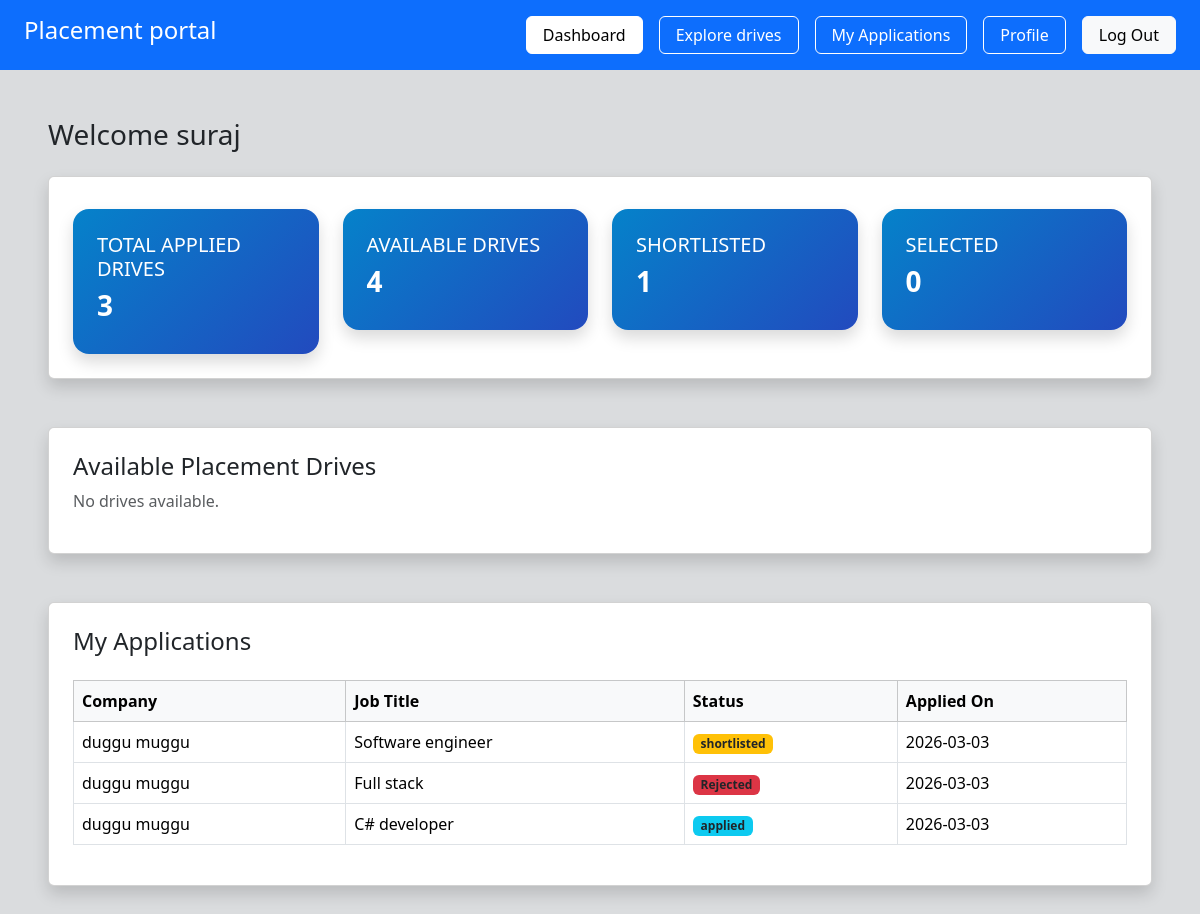
The page /student/dashboard (signed in) on the database as committed earlier.
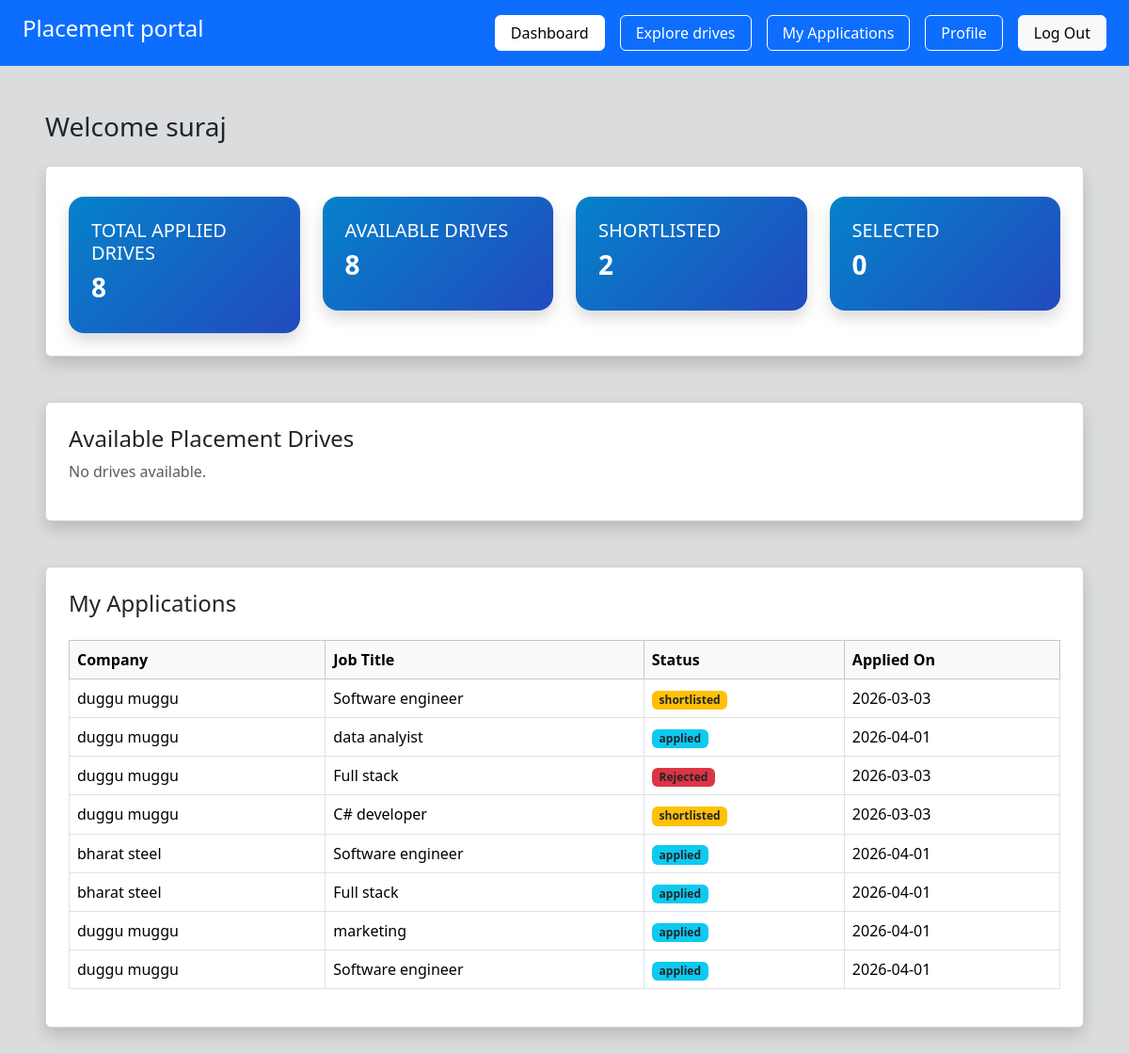
The same page on the database as committed later.
### app/models.py (models this page shows, shortened)
class Student(db.Model):
     __tablename__ = "students"
     id = db.Column(db.Integer, primary_key=True )
     user_id = db.Column(db.Integer, db.ForeignKey("users.id"), nullable=False)
     name = db.Column(db.String(100), nullable=False)
     roll_no = db.Column(db.String(50), unique=True, nullable=False)
     branch= db.Column(db.String(50))
     cgpa=db.Column(db.Float)
     phone = db.Column(db.String(15))
     resume = db.Column(db.String(200))
     is_blacklisted = db.Column(db.Boolean, default=False)
     user = db.relationship("User", backref=db.backref("student", uselist=False), uselist=False )

class Application(db.Model):
     __tablename__ = "applications"
     id = db.Column(db.Integer, primary_key=True)
     student_id = db.Column(db.Integer, db.ForeignKey("students.id"), nullable=False)
     drive_id =db.Column(db.Integer, db.ForeignKey("placement_drives.id"), nullable=False)
     applied_on =db.Column(db.DateTime, default=datetime.utcnow)
     status = db.Column(db.String(20), default="applied")
     student = db.relationship("Student", backref="applications")
     drive= db.relationship("PlacementDrive", backref="applications")
     __table_args__ = (
          db.UniqueConstraint("student_id","drive_id", name="unique_application"),
     )

class Company(db.Model):
     __tablename__ = "companies"
     id = db.Column(db.Integer, primary_key=True)
     user_id = db.Column(db.Integer, db.ForeignKey("users.id"), nullable=False)
     company_name = db.Column(db.String(150), nullable=False)
     hr_name = db.Column(db.String(100))
     website = db.Column(db.String(150))
     approval_status = db.Column(db.String(20), default="pending")
     is_blacklisted = db.Column(db.Boolean, default=False)
     user = db.relationship("User", backref=db.backref("company", uselist=False),uselist=False)

class PlacementDrive(db.Model):
     __tablename__ = "placement_drives"
     id = db.Column(db.Integer, primary_key=True)
     company_id = db.Column(db.Integer, db.ForeignKey("companies.id"), nullable=False)
     job_title = db.Column(db.String(150), nullable=False )
     description = db.Column(db.Text)
     eligibility= db.Column(db.String(200))
     deadline = db.Column(db.Date)
     status = db.Column(db.String(20) , default = 'pending')
     created_at  = db.Column(db.DateTime, default=datetime.utcnow)
     company= db.relationship('Company', backref='drives')

### app/student/routes.py (the view)
@student.route('/student/dashboard')
@login_required
def s_student():
    if current_user.role != "student":
        return "Unauthorized", 403
    stu = Student.query.filter_by(user_id=current_user.id).first()
    if not stu:
        return "Student profile not found", 404
    available_drives = PlacementDrive.query.filter_by(status="open").all()
    applications = Application.query.filter_by(student_id=stu.id).all()
    total_applied = len(applications)
    total_shortlist_dives = Application.query.filter_by(status="shortlisted",student_id=stu.id).count()
    total_selected_dives = Application.query.filter_by(status="selected",student_id=stu.id).count()
    return render_template(
        'student/s_dashboard.html',
        stu=stu,
        available_drives=available_drives,
        applications=applications,
        total_applied=total_applied,
        total_shortlist_dives=total_shortlist_dives,
        total_selected_dives=total_selected_dives
    )

### app/__init__.py (called while the page is built)
@login_manager.user_loader
def load_user(user_id):
    from app.models import User
    return User.query.get(int(user_id))

### app/templates/student/s_dashboard.html
{% extends 'base.html' %}
{% block content %}
<div class="p-5 bg-secondary bg-opacity-25 min-vh-100">
    <h3 class="mb-4">Welcome {{ stu.name }}</h3>
     {% include 'student/stats.html'   %}
     {% include 'student/avail_drive.html'   %}
     {% include 'student/applied_drive.html'   %}
</div>
{% endblock %}

### app/templates/base.html (shortened to what this page needs)
<!DOCTYPE html>
<html>
<head>
    <link rel="stylesheet" href="{{ url_for('static', filename='style.css') }}">
<link href="https://cdn.jsdelivr.net/npm/bootstrap@5.3.2/dist/css/bootstrap.min.css" rel="stylesheet">
</head>
<body>
    {% include 'components/navbar.html'  %}
    {% block content %}{% endblock %}
</body>
</html>

### app/templates/components/navbar.html (shortened to what this page needs)
{% block navbar %}
<nav class="bg-primary py-3 px-4 d-flex justify-content-between">
     <h2 class="fs-4 text-white">Placement portal</h2>
     {% if current_user.is_authenticated %}
     <div class="d-flex ">
          {% if current_user.role=='student' %}
               <a href="{{ url_for('student.s_student') }}"
                  class="nav-btn btn-outline-light px-3 me-3 {% if request.path == '/student/dashboard' %}active{% endif %}  ">
                  Dashboard
               </a>
               <a href="{{ url_for('student.explore') }}"
                  class="nav-btn btn-outline-light px-3 me-3 {% if request.path == '/student/explore' %}active{% endif %}  ">
                  Explore drives
               </a>
               <a href="{{ url_for('student.application') }}"
                  class="nav-btn btn-outline-light px-3 me-3 {% if request.path == '/student/application' %}active{% endif %}">
                  My Applications
               </a>
               <a href="{{ url_for('student.stu_profile', id=current_user.student.id) }}"
                  class="nav-btn btn-outline-light px-3 me-3 {% if request.endpoint == 'student.stu_profile' %}active{% endif %}  ">
                  Profile
               </a>
          {% endif %}
          <a href="{{ url_for('auth.logout') }}" class="btn btn-light px-3" >Log Out</a>
     </div>
     {% else %}
     <div>
          <a href="{{ url_for('auth.login') }}" class="btn btn-light px-3">Login</a>
          <a href="{{ url_for('auth.register_student') }}" class="btn btn-secondary px-3">Register</a>
     </div>
     {% endif %}
</nav>
{% endblock %}

### app/templates/student/stats.html
<div class="card shadow p-4 mt-3">
    <div class="row g-4 pt-2">
        <div class="col ">
            <div  class="card p-4 text-white shadow rounded-4 border-0" style="background: linear-gradient(135deg,#0582ca,#224abe);">
                <h5 class="text-uppercase">Total Applied Drives</h5>
                <h3 class="fw-bold">{{ total_applied }}</h3>
            </div>
        </div>
        <div class="col ">
            <div  class="card  p-4 text-white shadow rounded-4 border-0" style="background: linear-gradient(135deg,#0582ca,#224abe);">
                <h5 class="text-uppercase">Available Drives</h5>
                <h3 class="fw-bold">{{ available_drives|length }}</h3>
            </div>
        </div>
        <div class="col ">
            <div  class="card  p-4 text-white shadow rounded-4 border-0" style="background: linear-gradient(135deg,#0582ca,#224abe);">
                <h5 class="text-uppercase">Shortlisted</h5>
                <h3 class="fw-bold">{{ total_shortlist_dives }}</h3>
            </div>
        </div>
        <div class="col "  >
            <div  class="card  p-4 text-white shadow rounded-4 border-0" style="background: linear-gradient(135deg,#0582ca,#224abe);">
                <h5 class="text-uppercase">Selected</h5>
                <h3 class="fw-bold">{{ total_selected_dives }}</h3>
            </div>
        </div>
    </div>
</div>

### app/templates/student/avail_drive.html
<div class="card shadow p-4 mt-5">
    <h4 class="">Available Placement Drives</h4>
    {% if drives %}
    <table class="table table-bordered table-hover mt-3">
        <thead class="table-light">
            <tr>
                <th>Company</th>
                <th>Job Title</th>
                <th>Deadline</th>
                <th>Action</th>
            </tr>
        </thead>
        <tbody>
            {% for drive in drives %}
            <tr>
                <td>{{ drive.company.company_name }}</td>
                <td>{{ drive.job_title }}</td>
                <td>{{ drive.deadline.strftime('%Y-%m-%d') }}</td>
                <td>
                    <a href="/student/apply/{{ drive.id }}"
                       class="btn btn-success btn-sm">
                       Apply
                    </a>
                </td>
            </tr>
            {% endfor %}
        </tbody>
    </table>
    {% else %}
        <p class="text-muted">No drives available.</p>
    {% endif %}
</div>

### app/templates/student/applied_drive.html
<div class="card shadow p-4 mt-5">
<h4 class="">My Applications</h4>
    {% if applications %}
    <table class="table table-bordered mt-3">
        <thead class="table-light">
            <tr>
                <th>Company</th>
                <th>Job Title</th>
                <th>Status</th>
                <th>Applied On</th>
            </tr>
        </thead>
        <tbody>
            {% for app in applications %}
            <tr>
                <td>{{ app.drive.company.company_name }}</td>
                <td>{{ app.drive.job_title }}</td>
                <td>
                {% if app.status == "selected" %}
                    <span class="badge bg-success text-dark">Selected</span>
                {% elif app.status == "rejected" %}
                    <span class="badge bg-danger text-dark">Rejected</span>
                {% elif app.status == "shortlisted" %}
                    <span class="badge bg-warning text-dark">shortlisted</span>
                {% else %}
                    <span class="badge bg-info text-dark">{{ app.status }}</span>
                {% endif %}
                </td>
                <td>{{ app.applied_on.strftime('%Y-%m-%d') }}</td>
            </tr>
            {% endfor %}
        </tbody>
    </table>
    {% else %}
        <p class="text-muted">You haven't applied to any drives yet.</p>
    {% endif %}
    </div>

### app/static/style.css (style rules this page uses)
.active { color: black; background-color: blue; }
.nav-btn { color: white; border: 1px solid white; border-radius: 6px; text-decoration: none; flex: content; justify-content: center; align-content: center; }
.nav-btn.active { color: black; background-color: white; border-radius: 6px; text-decoration: none; flex: content; justify-content: center; align-content: center; }

Rows that differ between the two databases and show on the page:
added Application: drive.company.company_name "duggu muggu", drive.job_title "data analyist", status "applied", applied_on "2026-04-01"
changed Application "C# developer": status "applied" → (not shown); now shows "shortlisted"
added Application: drive.company.company_name "bharat steel", drive.job_title "Software engineer", status "applied", applied_on "2026-04-01"
added Application: drive.company.company_name "bharat steel", drive.job_title "Full stack", status "applied", applied_on "2026-04-01"
added Application: drive.company.company_name "duggu muggu", drive.job_title "marketing", status "applied", applied_on "2026-04-01"
added Application: drive.company.company_name "duggu muggu", drive.job_title "Software engineer", status "applied", applied_on "2026-04-01"
Other text that changed with them:
{{ total_applied }}: "3" → "8"
{{ available_drives|length }}: "4" → "8"
{{ total_shortlist_dives }}: "1" → "2"
